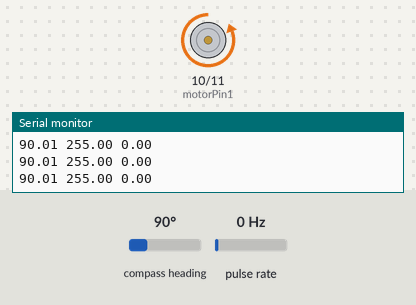
The sketch below on a simulated Arduino Uno, built with avr-gcc and run on an emulated ATmega328P. Parts: motor-driver pin pairs drawn as motors (green arrow = first pin HIGH = forward, orange = second pin HIGH = backward, longer = more drive, scaled by the enable pin), the last lines printed to the serial monitor. Wiring (inferred from the names in the program): pulse sensor: data pin 2. The inputs (shaded band) are chosen by the test bench; at power-on: compass heading 90°, pulse rate 0 Hz.

Above: at 3.2 s.
3.3 s: compass heading set to 198°
At 3.45 s:
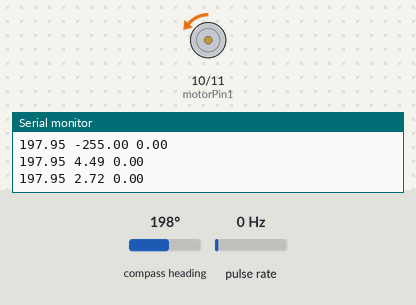
At 5.56 s:
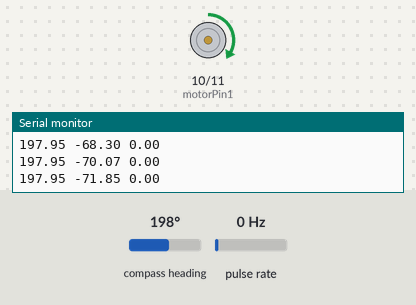
6.3 s: compass heading set to 7°
7.8 s: compass heading set to 180°
9.3 s: compass heading set to 269°
At 9.9 s:
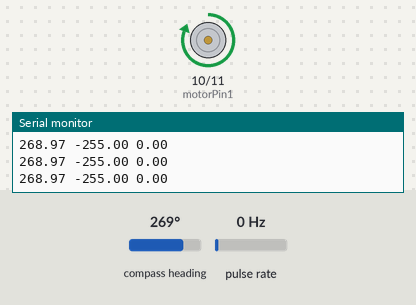
12.3 s: compass heading set to 191°
At 15.15 s:
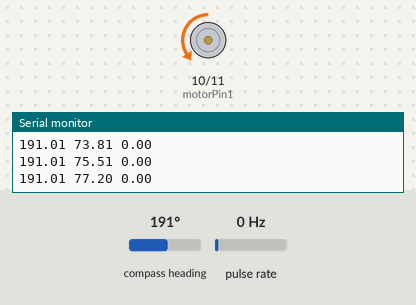
15.3 s: compass heading set to 90°
Timing chart, 0 to 17.8 s (numbered marks = the images above; inputs shaded):
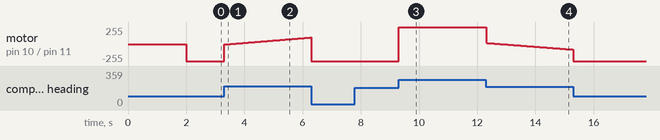

The sketch:

PID_control_simple.ino
```cpp
//for more information on the PID library: http://brettbeauregard.com/blog/2011/04/improving-the-beginners-pid-introduction/

#include <Wire.h>
#include <PID_v1.h>
#include <AS5600.h>

AS5600 as5600;  //create sensor object

unsigned long currentMs;                    //current time variable
unsigned long lastMs;                       // time of last measurement
const unsigned int FREE_RUN_PERIOD_MS = 5;  //sampling period in milliseconds
double sig_angle_deg;                       // angle measurement

// Motor control pins
const int motorPin1 = 10;  // IN1
const int motorPin2 = 11;  // IN2
const int enablePin = 9;   // ENA (PWM pin for speed control)
const int encoderPin = 2;  // (single channel)

volatile int pulseCount = 0;         // pulse counter
const int pulsesPerRevolution = 11;  // pulses per rotation from each encoder wire
const double gearRatio = 9.6;        // reduction ratio of the motor

const unsigned long RPM_SAMPLE_MS = 50;  // calculate RPM every 500 ms
unsigned long lastRpmMs = 0;


double setpoint = 194.4;  // Desired angle (vertical position)
double output = 0;

// PID parameters
double Kp = 70.0;
double Ki = 10;
double Kd = 0.1;
PID myPID(&sig_angle_deg, &output, &setpoint, Kp, Ki, Kd, DIRECT);

void readAndPrintAngle();
void countPulse() {
  pulseCount++;
}

void setup() {
  // Set motor control pins as outputs
  pinMode(motorPin1, OUTPUT);
  pinMode(motorPin2, OUTPUT);
  pinMode(enablePin, OUTPUT);
  pinMode(encoderPin, INPUT_PULLUP);

  attachInterrupt(digitalPinToInterrupt(encoderPin), countPulse, RISING);

  Wire.begin();       // Initialize I2C
  as5600.begin();     // Initialize sensor
  lastMs = millis();  // Initialize timing
  lastRpmMs = millis();
  Serial.begin(9600);  // Initialize Serial Monitor
  delay(2000);
  Serial.print("Test: ");
  Serial.println();

  // Initialize PID controller
  myPID.SetMode(AUTOMATIC);
  myPID.SetSampleTime(FREE_RUN_PERIOD_MS);  // Set sample time in milliseconds
  myPID.SetOutputLimits(-255, 255);         // YOU CAN ADJUST THESE OUTPUT LIMITS IF YOU WISH
}

void loop() {
  // Read and print the angle from AS5600 at the sampling frequency
  currentMs = millis();
  if (currentMs - lastMs >= FREE_RUN_PERIOD_MS) {  // periodic sampling

    readAndPrintAngle();

    myPID.Compute();  // Calculate PID output

    // Set motor direction based on PID output
    if (output > 0) {
      digitalWrite(motorPin1, LOW);
      digitalWrite(motorPin2, HIGH);

    } else {
      digitalWrite(motorPin1, HIGH);
      digitalWrite(motorPin2, LOW);
    }
    // Set a deadzone
    if (abs(sig_angle_deg - setpoint) < 0.5) {
      output = 0;
    }
    analogWrite(enablePin, abs(output));
    if (millis() - lastRpmMs >= RPM_SAMPLE_MS) {
      unsigned long pulses;
      noInterrupts();
      pulses = pulseCount;
      pulseCount = 0;  // reset for next interval
      interrupts();

      double interval_s = (millis() - lastRpmMs) / 1000.0;  // seconds
      lastRpmMs = millis();

      double revs = (double)pulses / (double)pulsesPerRevolution;
      double revs_per_second = 0.0;
      if (interval_s > 0.0) revs_per_second = revs / interval_s;
      double motorRPM = revs_per_second * 60.0;

      double outputRPM = motorRPM / gearRatio;


      // Print the angle to the Serial Monitor
      Serial.print(sig_angle_deg);
      Serial.print(" ");
      // Print PID output for debugging
      Serial.print(output);
      Serial.print(" ");
      Serial.println(outputRPM);
    }
  }
}

void readAndPrintAngle() {
  lastMs = currentMs;
  sig_angle_deg = (float)as5600.readAngle() * 0.0879;  //0.0879=360/4096;  // degrees [0..360)
}
```

Measured:
- after the input at 3.3 s, motor on pin 10 (motorPin1) / pin 11 (motorPin2): moves from backward 255/255 to forward 99/255 over 3.0 s, starting at once
- after the input at 9.3 s, motor on pin 10 (motorPin1) / pin 11 (motorPin2): backward 255/255 → forward 255/255 at once
- after the input at 12.3 s, motor on pin 10 (motorPin1) / pin 11 (motorPin2): moves from forward 255/255 to backward 83/255 over 3.0 s, starting at once
